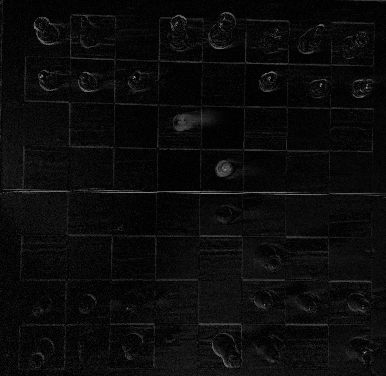
#> input picture cutPhotos (subtracted)/Move10.png, 386 x 376 px, given in place of Move10.png.png, which was not available
$ python -i detection.py   (imports and definitions only)
#> lines starting #> are read from the running program, lines starting #| are printed output that depends on the picture; after the words box and inside, x2 and y2 are one past the last pixel; in counts of white or black regions, pixels touching at a corner belong together
import cv2 as cv
import config

# new basis

def Edge(num):
    # Read the original image
#> called with num = '../cutPhotos (subtracted)/Move10.png'
    img = cv.imread(f'{config.path}\\PNGs\\cutPhotos\\Move' + str(num) + '.png')
#> img is the input picture: shape (376, 386, 3); min 0, max 150, mean 11

    # Convert to graycsale
    img_gray = cv.cvtColor(img, cv.COLOR_BGR2GRAY)
    # Blur the image for better edge detection
    img_blur = cv.GaussianBlur(img, (3,3), 0)

    # Canny Edge Detection
    edges = cv.Canny(image=img_blur, threshold1=100, threshold2=200) # Canny Edge Detection
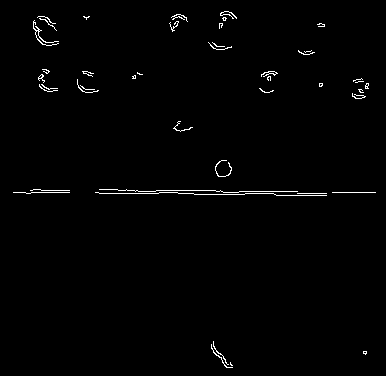
#> edges: shape (376, 386); 1% white in thin lines or dots, all inside (x1, y1, x2, y2) = (13, 11, 376, 368)

    cv.imwrite(f"{config.path}\\PNGs\\cutPhotos\\Move" + str(num) + ".png", edges)

>>> result = Edge('../cutPhotos (subtracted)/Move10.png')

$ run again, on cutPhotos (subtracted)/Move11.png
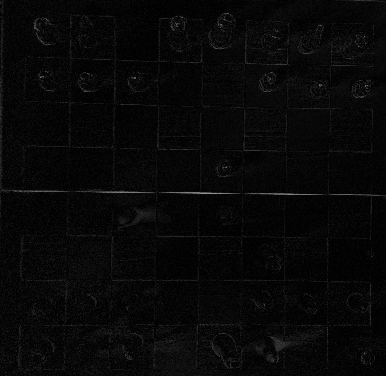
#> input picture cutPhotos (subtracted)/Move11.png, 386 x 376 px, given in place of Move11.png.png, which was not available
#> in Edge, img is the input picture: shape (376, 386, 3); min 0, max 156, mean 7.7
#> in Edge, `edges = cv.Canny(image=img_blur, threshold1=100, threshold2=200)`:
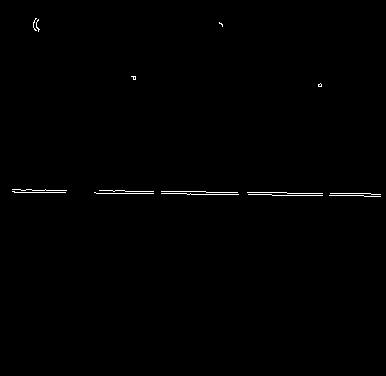
#> edges: shape (376, 386); 0.48% white in thin lines or dots, all inside (x1, y1, x2, y2) = (12, 18, 381, 197)

$ run again, on cutPhotos (subtracted)/Move12.png
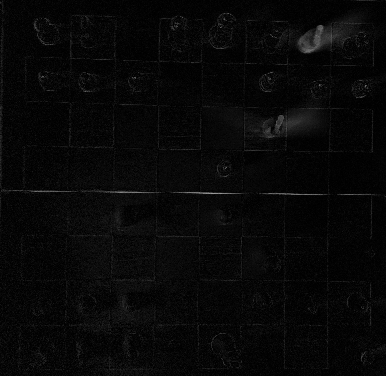
#> input picture cutPhotos (subtracted)/Move12.png, 386 x 376 px, given in place of Move12.png.png, which was not available
#> in Edge, img is the input picture: shape (376, 386, 3); min 0, max 155, mean 7.8
#> in Edge, `edges = cv.Canny(image=img_blur, threshold1=100, threshold2=200)`:
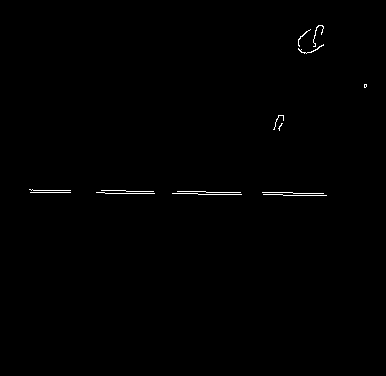
#> edges: shape (376, 386); 0.42% white in thin lines or dots, all inside (x1, y1, x2, y2) = (29, 25, 367, 196)
